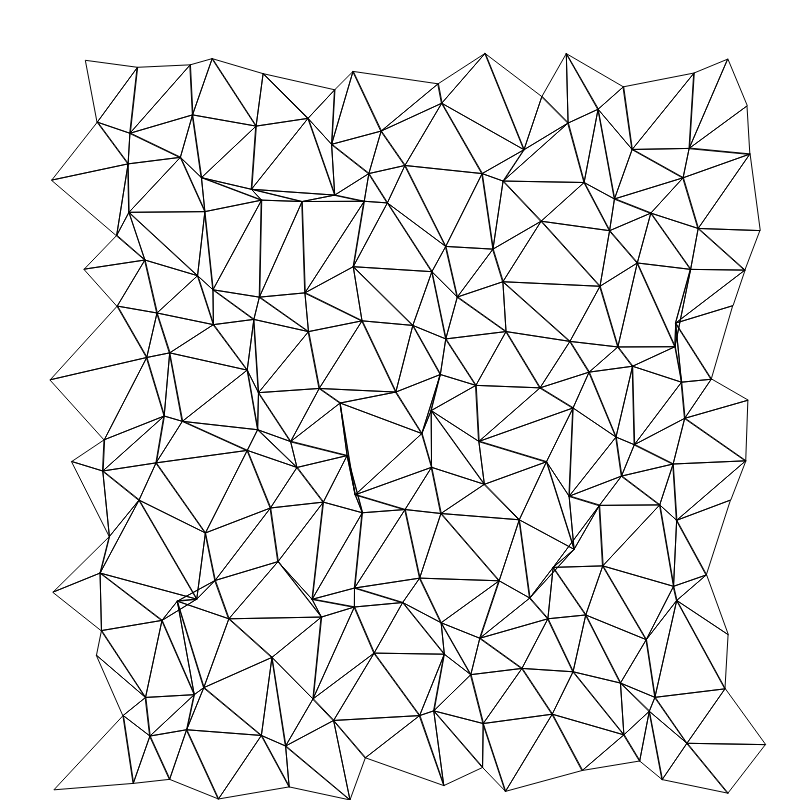
Frame 1 (no input)
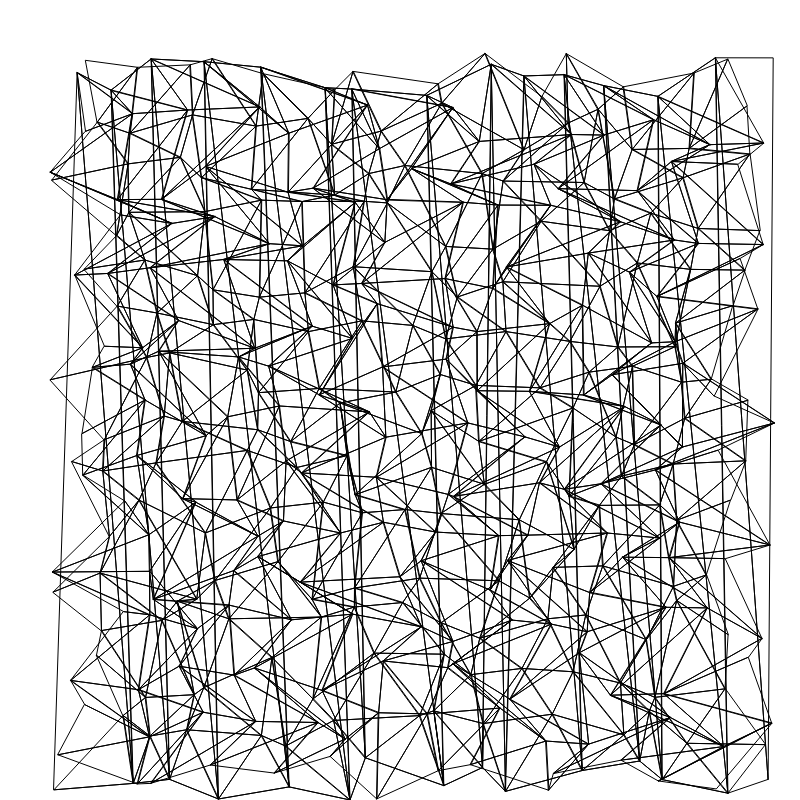
Frame 2 (the mouse pressed at the canvas centre, redrawn once)

The p5.js sketch that drew these frames (run headless with seeded random() and noise() and a simulated clock; the mouse was pressed at the canvas centre and the sketch redrawn once):

// p5.js sketch
// ── sketch.js
var gap;
var rows = [];
var row;
var index = 1;
var shape;
var triangles = [];

function setup() {
  createCanvas(800,800);
  noiseDetail(2,0.9);
  stroke(0);
  strokeWeight(1);
  //fill(30);
  noFill();
  gap = 50;
}

function draw() {
  background(255);
  index = 1;

  // grid of points -> new grid
  for(let y = gap; y < height; y+= gap) {
    row = [];
    for(let x = gap; x < width; x+= gap) {
      let mid = x + (gap / 2);
      //even or odd line
      if (index%2 == 0) {
        if (x != width-gap) {
          row.push({x: mid + random(50), y: y + random(50)})
        }
      } else {
        row.push({x: x + random(50), y: y + random(50)});
      }
    }
    rows.push(row);
    index ++
  }

  // triangles
  for (let r = 0; r < rows.length; r++){
    for (let p = 0; p < rows[r].length; p++){
      let ax = rows[r][p].x;
      let ay = rows[r][p].y;
      //ellipse(ax,ay,5);

      if ( r == 0 || r%2 == 0 ){
        if (p != rows[r].length-1 && r < rows.length-1 && p != rows[r+1].length-1){
          let ax = rows[r][p].x;
          let ay = rows[r][p].y;
          let bx = rows[r][p+1].x;
          let by = rows[r][p+1].y;
          let cx = rows[r+1][p].x;
          let cy = rows[r+1][p].y;

          let dx = rows[r][p+1].x;
          let dy = rows[r][p+1].y;
          let ex = rows[r+1][p].x;
          let ey = rows[r+1][p].y;
          let fx = rows[r+1][p+1].x;
          let fy = rows[r+1][p+1].y;

          beginShape(TRIANGLES);
          vertex(ax,ay);
          vertex(bx,by);
          vertex(cx,cy);
          endShape(CLOSE);

          beginShape(TRIANGLES);
          vertex(dx,dy);
          vertex(ex,ey);
          vertex(fx,fy);
          endShape(CLOSE);
        }

      } else {
        if (p != rows[r].length-1 && r < rows.length-1 && p != rows[r+1].length-1){
          let hx = rows[r][p].x;
          let hy = rows[r][p].y;
          let ix = rows[r+1][p].x;
          let iy = rows[r+1][p].y;
          let jx = rows[r+1][p+1].x;
          let jy = rows[r+1][p+1].y;

          let kx = rows[r][p].x;
          let ky = rows[r][p].y;
          let lx = rows[r][p+1].x;
          let ly = rows[r][p+1].y;
          let mx = rows[r+1][p+1].x;
          let my = rows[r+1][p+1].y;

          beginShape(TRIANGLES);
          vertex(hx,hy);
          vertex(ix,iy);
          vertex(jx,jy);
          endShape(CLOSE);

          beginShape(TRIANGLES);
          vertex(kx,ky);
          vertex(lx,ly);
          vertex(mx,my);
          endShape(CLOSE);
        }
      }
    }
  }
  noLoop();
}
